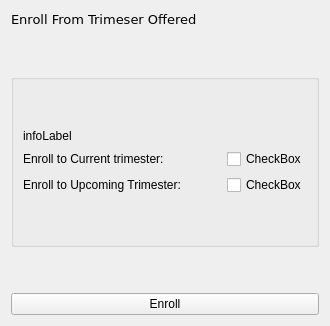
             <widget class="QWidget" name="enrollmentPage">
              <layout class="QVBoxLayout" name="verticalLayout_16">
               <item>
                <widget class="QLabel" name="enrollmentHeader">
                 <property name="sizePolicy">
                  <sizepolicy hsizetype="Maximum" vsizetype="Maximum">
                   <horstretch>0</horstretch>
                   <verstretch>0</verstretch>
                  </sizepolicy>
                 </property>
                 <property name="font">
                  <font>
                   <family>Verdana</family>
                   <pointsize>10</pointsize>
                   <weight>50</weight>
                   <bold>false</bold>
                  </font>
                 </property>
                 <property name="text">
                  <string>Enroll From Trimeser Offered</string>
                 </property>
                </widget>
               </item>
               <item>
                <spacer name="verticalSpacer_34">
                 <property name="orientation">
                  <enum>Qt::Vertical</enum>
                 </property>
                 <property name="sizeHint" stdset="0">
                  <size>
                   <width>20</width>
                   <height>40</height>
                  </size>
                 </property>
                </spacer>
               </item>
               <item>
                <widget class="QGroupBox" name="groupBox">
                 <property name="sizePolicy">
                  <sizepolicy hsizetype="Preferred" vsizetype="Maximum">
                   <horstretch>0</horstretch>
                   <verstretch>0</verstretch>
                  </sizepolicy>
                 </property>
                 <layout class="QVBoxLayout" name="verticalLayout_3">
                  <item>
                   <spacer name="verticalSpacer_32">
                    <property name="orientation">
                     <enum>Qt::Vertical</enum>
                    </property>
                    <property name="sizeHint" stdset="0">
                     <size>
                      <width>20</width>
                      <height>40</height>
                     </size>
                    </property>
                   </spacer>
                  </item>
                  <item>
                   <widget class="QLabel" name="studentEnrollInfoLabel">
                    <property name="sizePolicy">
                     <sizepolicy hsizetype="Preferred" vsizetype="Maximum">
                      <horstretch>0</horstretch>
                      <verstretch>0</verstretch>
                     </sizepolicy>
                    </property>
                    <property name="text">
                     <string>infoLabel</string>
                    </property>
                   </widget>
                  </item>
                  <item>
                   <layout class="QHBoxLayout" name="horizontalLayout_19">
                    <item>
                     <widget class="QLabel" name="currentEnrollLabel">
                      <property name="text">
                       <string>Enroll to Current trimester:</string>
                      </property>
                     </widget>
                    </item>
                    <item>
                     <spacer name="horizontalSpacer_7">
                      <property name="orientation">
                       <enum>Qt::Horizontal</enum>
                      </property>
                      <property name="sizeHint" stdset="0">
                       <size>
                        <width>40</width>
                        <height>20</height>
                       </size>
                      </property>
                     </spacer>
                    </item>
                    <item>
                     <widget class="QCheckBox" name="studentCurrentTrimesterCheckB">
                      <property name="text">
                       <string>CheckBox</string>
                      </property>
                     </widget>
                    </item>
                   </layout>
                  </item>
                  <item>
                   <layout class="QHBoxLayout" name="horizontalLayout_20">
                    <item>
                     <widget class="QLabel" name="upcomingEnrollLabel">
                      <property name="text">
                       <string>Enroll to Upcoming Trimester:</string>
                      </property>
                     </widget>
                    </item>
                    <item>
                     <spacer name="horizontalSpacer_8">
                      <property name="orientation">
                       <enum>Qt::Horizontal</enum>
                      </property>
                      <property name="sizeHint" stdset="0">
                       <size>
                        <width>40</width>
                        <height>20</height>
                       </size>
                      </property>
                     </spacer>
                    </item>
                    <item>
                     <widget class="QCheckBox" name="studentupComingTrimesterCheckB">
                      <property name="text">
                       <string>CheckBox</string>
                      </property>
                     </widget>
                    </item>
                   </layout>
                  </item>
                  <item>
                   <spacer name="verticalSpacer_31">
                    <property name="orientation">
                     <enum>Qt::Vertical</enum>
                    </property>
                    <property name="sizeHint" stdset="0">
                     <size>
                      <width>20</width>
                      <height>40</height>
                     </size>
                    </property>
                   </spacer>
                  </item>
                 </layout>
                </widget>
               </item>
               <item>
                <spacer name="verticalSpacer_33">
                 <property name="orientation">
                  <enum>Qt::Vertical</enum>
                 </property>
                 <property name="sizeHint" stdset="0">
                  <size>
                   <width>20</width>
                   <height>40</height>
                  </size>
                 </property>
                </spacer>
               </item>
               <item>
                <widget class="QPushButton" name="enrollButton">
                 <property name="sizePolicy">
                  <sizepolicy hsizetype="Minimum" vsizetype="Fixed">
                   <horstretch>0</horstretch>
                   <verstretch>0</verstretch>
                  </sizepolicy>
                 </property>
                 <property name="text">
                  <string>Enroll</string>
                 </property>
                </widget>
               </item>
              </layout>
             </widget>
